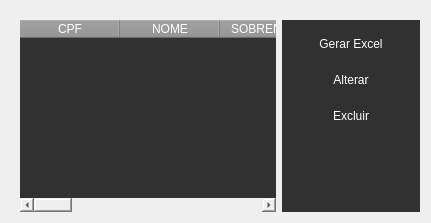
                <widget class="QWidget" name="tab_2">
                 <attribute name="title">
                  <string>Funcionários Cadastrados</string>
                 </attribute>
                 <layout class="QVBoxLayout" name="verticalLayout_8">
                  <item>
                   <widget class="QFrame" name="frame_3">
                    <property name="sizePolicy">
                     <sizepolicy hsizetype="Expanding" vsizetype="Expanding">
                      <horstretch>0</horstretch>
                      <verstretch>0</verstretch>
                     </sizepolicy>
                    </property>
                    <property name="styleSheet">
                     <string notr="true">border:None;
</string>
                    </property>
                    <property name="frameShape">
                     <enum>QFrame::StyledPanel</enum>
                    </property>
                    <property name="frameShadow">
                     <enum>QFrame::Raised</enum>
                    </property>
                    <layout class="QHBoxLayout" name="horizontalLayout_6">
                     <property name="leftMargin">
                      <number>9</number>
                     </property>
                     <property name="topMargin">
                      <number>9</number>
                     </property>
                     <property name="rightMargin">
                      <number>0</number>
                     </property>
                     <property name="bottomMargin">
                      <number>0</number>
                     </property>
                     <item>
                      <widget class="QTableWidget" name="tableWidget">
                       <property name="styleSheet">
                        <string notr="true">QHeaderView::section{
background-color: rgb(148,148,148);
color: white;
font: 10pt &quot;MS SHell Slg 2&quot;;
}

QTableWidget{
background-color:rgb(49, 49, 49);
}</string>
                       </property>
                       <column>
                        <property name="text">
                         <string>CPF</string>
                        </property>
                       </column>
                       <column>
                        <property name="text">
                         <string>NOME</string>
                        </property>
                       </column>
                       <column>
                        <property name="text">
                         <string>SOBRENOME</string>
                        </property>
                       </column>
                       <column>
                        <property name="text">
                         <string>SENHA</string>
                        </property>
                       </column>
                       <column>
                        <property name="text">
                         <string>CARGO</string>
                        </property>
                       </column>
                       <column>
                        <property name="text">
                         <string>SALÁRIO</string>
                        </property>
                       </column>
                       <column>
                        <property name="text">
                         <string>TELEFONE</string>
                        </property>
                       </column>
                       <column>
                        <property name="text">
                         <string>LOGRADOURO</string>
                        </property>
                       </column>
                       <column>
                        <property name="text">
                         <string>BAIRRO</string>
                        </property>
                       </column>
                       <column>
                        <property name="text">
                         <string>NUMERO</string>
                        </property>
                       </column>
                       <column>
                        <property name="text">
                         <string>MUNICÍPIO</string>
                        </property>
                       </column>
                       <column>
                        <property name="text">
                         <string>CEP</string>
                        </property>
                       </column>
                      </widget>
                     </item>
                     <item>
                      <widget class="QFrame" name="frame_8">
                       <property name="styleSheet">
                        <string notr="true">QPushButton{
color:white;
border-radius: 5px;	
background-color:rgb(49, 49, 49);
font: 11pt &quot;MS Shell Dlg 2&quot;;

}


QFrame{
background-color:rgb(49, 49, 49);
}</string>
                       </property>
                       <property name="frameShape">
                        <enum>QFrame::StyledPanel</enum>
                       </property>
                       <property name="frameShadow">
                        <enum>QFrame::Raised</enum>
                       </property>
                       <layout class="QVBoxLayout" name="verticalLayout_7">
                        <item>
                         <widget class="QPushButton" name="btn_excel">
                          <property name="minimumSize">
                           <size>
                            <width>120</width>
                            <height>30</height>
                           </size>
                          </property>
                          <property name="cursor">
                           <cursorShape>PointingHandCursor</cursorShape>
                          </property>
                          <property name="styleSheet">
                           <string notr="true">QPushButton:hover{
	background-color: rgb(0, 141, 0);
}</string>
                          </property>
                          <property name="text">
                           <string>Gerar Excel</string>
                          </property>
                         </widget>
                        </item>
                        <item>
                         <widget class="QPushButton" name="btnAlterar">
                          <property name="minimumSize">
                           <size>
                            <width>120</width>
                            <height>30</height>
                           </size>
                          </property>
                          <property name="cursor">
                           <cursorShape>PointingHandCursor</cursorShape>
                          </property>
                          <property name="styleSheet">
                           <string notr="true">QPushButton:hover{
	background-color: rgb(206, 137, 0)
}</string>
                          </property>
                          <property name="text">
                           <string>Alterar</string>
                          </property>
                         </widget>
                        </item>
                        <item>
                         <widget class="QPushButton" name="btnExcluir">
                          <property name="minimumSize">
                           <size>
                            <width>120</width>
                            <height>30</height>
                           </size>
                          </property>
                          <property name="cursor">
                           <cursorShape>PointingHandCursor</cursorShape>
                          </property>
                          <property name="styleSheet">
                           <string notr="true">QPushButton:hover{
background-color: rgb(182, 0, 0);
}</string>
                          </property>
                          <property name="text">
                           <string>Excluir</string>
                          </property>
                         </widget>
                        </item>
                        <item>
                         <spacer name="verticalSpacer_2">
                          <property name="orientation">
                           <enum>Qt::Vertical</enum>
                          </property>
                          <property name="sizeHint" stdset="0">
                           <size>
                            <width>20</width>
                            <height>40</height>
                           </size>
                          </property>
                         </spacer>
                        </item>
                       </layout>
                      </widget>
                     </item>
                    </layout>
                   </widget>
                  </item>
                 </layout>
                </widget>
